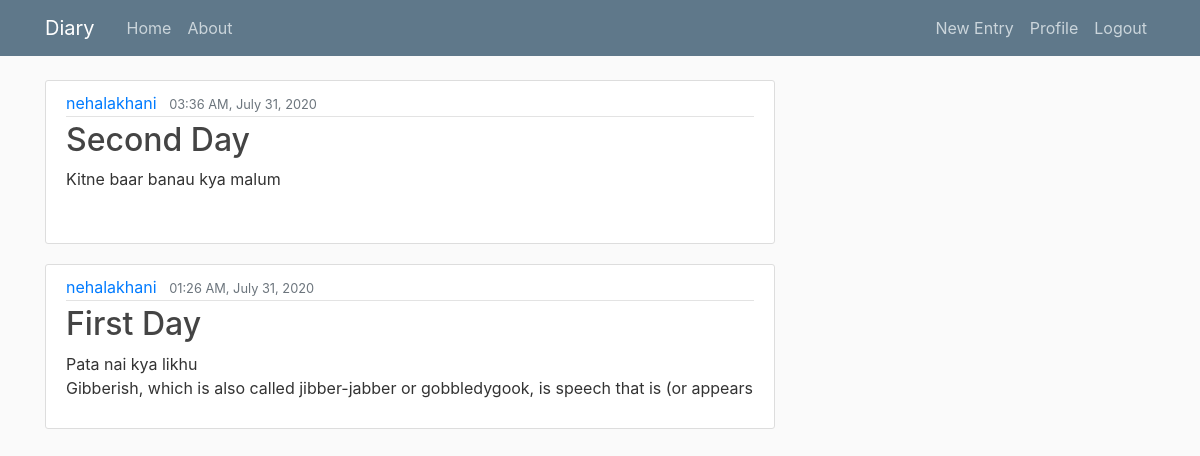
The app's page / (signed in) with its own data.
### diary/models.py (models this page shows, shortened)
class Entry(models.Model):
	title=models.CharField(max_length=100)
	content=models.TextField()
	date_posted=models.DateTimeField(default=timezone.now)
	owner=models.ForeignKey(User,on_delete=models.CASCADE)
	class Meta:
		verbose_name_plural='Entries'

### diary/views.py (the view)
# urls.py: path('',views.userdiary,name='home'),
@login_required
def userdiary(request):
	u=request.user
	entries=u.entry_set.order_by('-date_posted').all()
	return render(request, 'diary/userdiary.html',{'entries':entries})

### diary/templates/diary/userdiary.html
{% extends "diary/base.html" %}
{% block content %}
	{% for entry in entries %}
        <article class="media content-section">
          <div class="media-body">
            <div class="article-metadata">
              <a class="mr-2" href="#">{{ entry.owner }}</a>
              <small class="text-muted">{{ entry.date_posted| date:"h:i A, F d, Y" }}</small>
            </div>
            <h2><a class="article-title" href="{% url 'detail' entry.id %}">{{ entry.title }}</a></h2>
            <p class="article-content">{{ entry.content }}</p>
          </div>
        </article>
	{% endfor %}
{% endblock content %}

### diary/templates/diary/base.html (shortened to what this page needs)
{% load static %}
<!DOCTYPE html>
<html>
<head>
    <link rel="stylesheet" href="https://maxcdn.bootstrapcdn.com/bootstrap/4.0.0/css/bootstrap.min.css">
    <link rel="stylesheet" type="text/css" href="{% static 'diary/main.css' %}">
</head>
<body>
    <header class="site-header">
      <nav class="navbar navbar-expand-md navbar-dark bg-steel fixed-top">
        <div class="container">
          <a class="navbar-brand mr-4" href="{% url 'userdiary' %}">Diary</a>
          <div class="collapse navbar-collapse" id="navbarToggle">
            <div class="navbar-nav mr-auto">
              <a class="nav-item nav-link" href="{% url 'userdiary' %}">Home</a>
              <a class="nav-item nav-link" href="#">About</a>
            </div>
            <div class="navbar-nav">
              {% if user.is_authenticated %}
              <a class="nav-item nav-link" href="{% url 'create' user.id %}">New Entry</a>
              <a class="nav-item nav-link" href="{% url 'profile' %}">Profile</a>
              <a class="nav-item nav-link" href="{% url 'logout' %}">Logout</a>
              {% else %}
              <a class="nav-item nav-link" href="{% url 'login' %}">Login</a>
              <a class="nav-item nav-link" href="{% url 'register' %}">Register</a>
              {% endif %}
            </div>
          </div>
        </div>
      </nav>
    </header>
    <main role="main" class="container">
      <div class="row">
        <div class="col-md-8">
          {% block content %}{% endblock %}
        </div>
      </div>
    </main>
</body>
</html>

### diary/static/diary/main.css (style rules this page uses)
body { background: #fafafa; color: #333333; margin-top: 5rem; }
h1, h2, h3, h4, h5, h6 { color: #444444; }
.bg-steel { background-color: #5f788a; }
.site-header .navbar-nav .nav-link { color: #cbd5db; }
.content-section { background: #ffffff; padding: 10px 20px; border: 1px solid #dddddd; border-radius: 3px; margin-bottom: 20px; }
.article-title { color: #444444; }
.article-content { white-space: pre-line; height:50px; overflow: hidden; }
.article-metadata { padding-bottom: 1px; margin-bottom: 4px; border-bottom: 1px solid #e3e3e3 }

### records on screen
Entry: owner "nehalakhani", date_posted "03:36 AM, July 31, 2020", title "Second Day", content "Kitne baar banau kya malum"
Entry: owner "nehalakhani", date_posted "01:26 AM, July 31, 2020", title "First Day", content "Pata nai kya likhu Gibberish, which is also called jibber-jabber or gobbledygook, is speech that is (or appears…"
